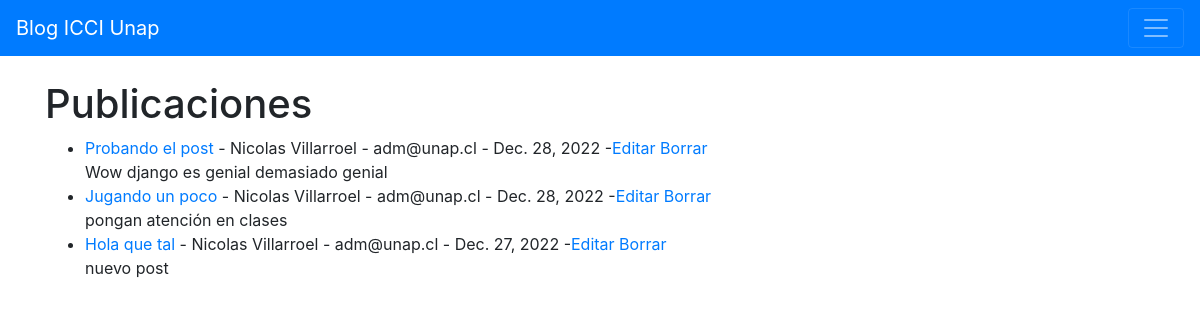
The page / on the database its author committed.
### Blogg/models.py (models this page shows, shortened)
class Post(models.Model):
    title = models.CharField(max_length=200)
    title_tag = models.CharField(max_length=200)
    author = models.ForeignKey(User, on_delete=models.CASCADE)
    body = models.TextField()
    post_date = models.DateField(auto_now_add=True)

### Blogg/views.py (the view)
# urls.py: path('', HomeView.as_view(), name="home"),
class HomeView(ListView):
    model = Post
    template_name = 'home.html'
    ordering = ['-post_date']

### Blogg/templates/home.html
{% extends 'base.html' %}
{% block content %}
<h1> Publicaciones </h1>
<ul>
{% for post in object_list %}
     <li><a href="{% url 'article-detail' post.pk %}" >{{ post.title }}</a> - {{ post.author.first_name }}
     {{ post.author.last_name }} - {{ post.author.email }} - {{post.post_date}} -<a href="{% url 'update_post' post.pk %}">Editar</a>
     <a href="{% url 'delete_post' post.pk %}">Borrar</a>
     <br/>
     {{ post.body }} </li>
{% endfor %}
</ul>
{% endblock %}

### Blogg/templates/base.html (shortened to what this page needs)
<!doctype html>
<html lang="en">
  <head>
    <link rel="stylesheet" href="https://cdn.jsdelivr.net/npm/bootstrap@4.4.1/dist/css/bootstrap.min.css">
  </head>
  <body>
    <nav class="navbar navbar-dark bg-primary">
        <a class="navbar-brand" href="{% url 'home' %}">Blog ICCI Unap</a>
        <button class="navbar-toggler" type="button" data-toggle="collapse" data-target="#navbarSupportedContent" aria-controls="navbarSupportedContent" aria-expanded="false" aria-label="Toggle navigation">
          <span class="navbar-toggler-icon"></span>
        </button>
      </nav>
    <br/>
    <div class="container">
        {% block content %}
        {% endblock %}
    </div>
  </body>
</html>

### rows shown on the page
Post: title "Probando el post", author.first_name "Nicolas", author.last_name "Villarroel", author.email "adm@unap.cl", post_date "Dec. 28, 2022", body "Wow django es genial demasiado genial"
Post: title "Jugando un poco", author.first_name "Nicolas", author.last_name "Villarroel", author.email "adm@unap.cl", post_date "Dec. 28, 2022", body "pongan atención en clases"
Post: title "Hola que tal", author.first_name "Nicolas", author.last_name "Villarroel", author.email "adm@unap.cl", post_date "Dec. 27, 2022", body "nuevo post"
